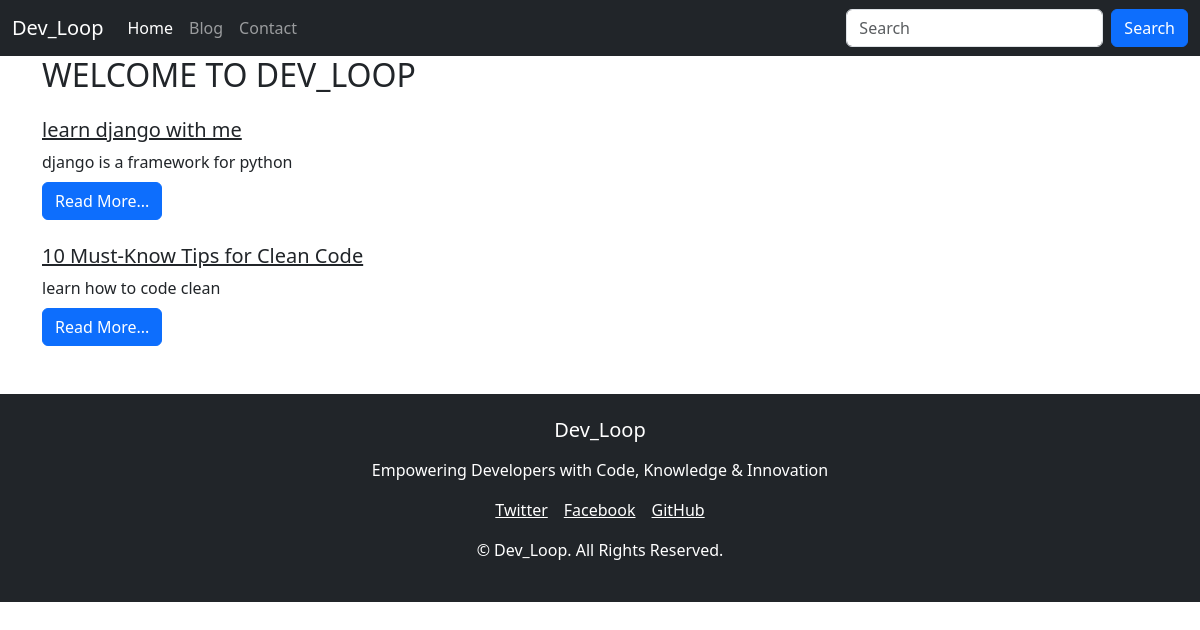
Page /blog/ on the earlier database version.
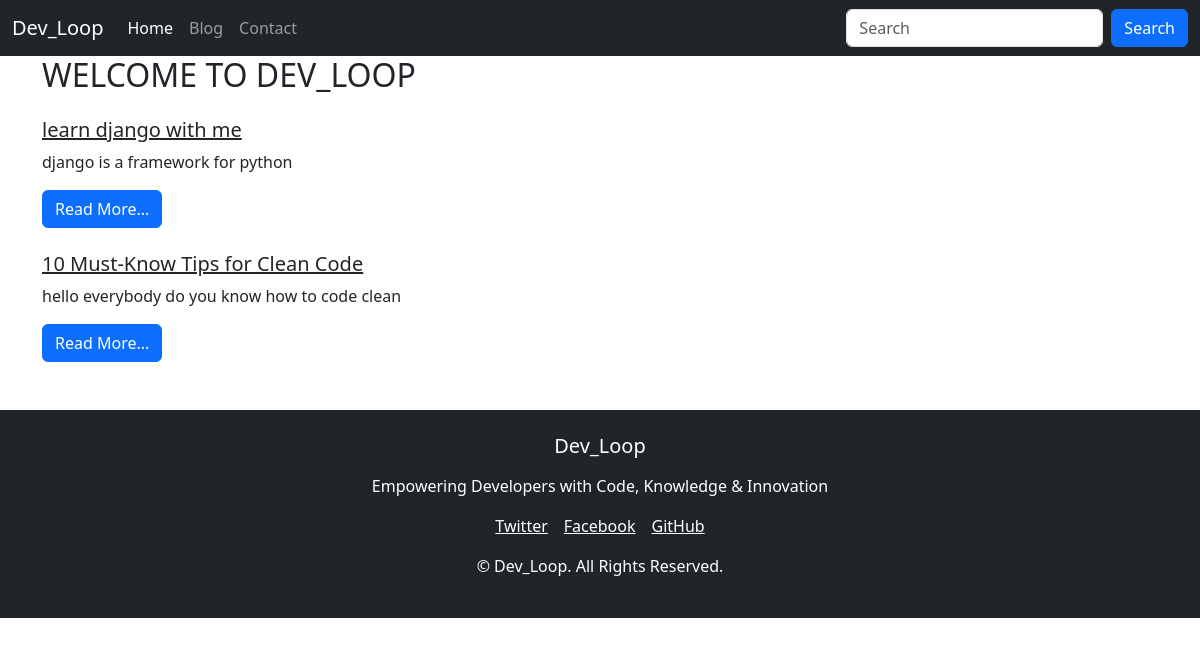
Same page on the later database version.
### blog/models.py (models this page shows, shortened)
class Blog (models.Model):
    sno=models.AutoField(primary_key=True)
    title=models.CharField(max_length=200)
    Content=HTMLField()
    slug=models.CharField(max_length=100)
    time=models.DateTimeField(auto_now_add=True)

### blog/views.py (the view)
# urls.py: 2. Add a URL to urlpatterns:  path('blog/', include('blog.urls'))
def blog(request):
    blogs=Blog.objects.all()
    context={'blogs':blogs}
    return render(request,'bloghome.html',context)

### templates/bloghome.html (shortened to what this page needs)
{% extends "base.html" %}
{% block blogactive %}active{% endblock blogactive %}
{% block body %}
<div class="container">
<h2>WELCOME TO DEV_LOOP</h2>
{% for blog in blogs  %}
    <div class="my-4">
    <h5 class="text-dark"><a href="/blogpost/{{blog.slug}}" class="text-dark"> {{blog.title}}</a></h5>
    <div class="my-2">
    {{blog.Content|slice:245|safe}}
    </div>
    <a href="/blogpost/{{blog.slug}}" class="text-dark"><button class="btn btn-primary">Read More...</button></a>
</div>
{% endfor %}
</div>
{% endblock body %}

Differences in the rows shown:
changed Blog "10 Must-Know Tips for Clean Code": Content "learn how to code clean" → "hello everybody do you know how to code clean"
